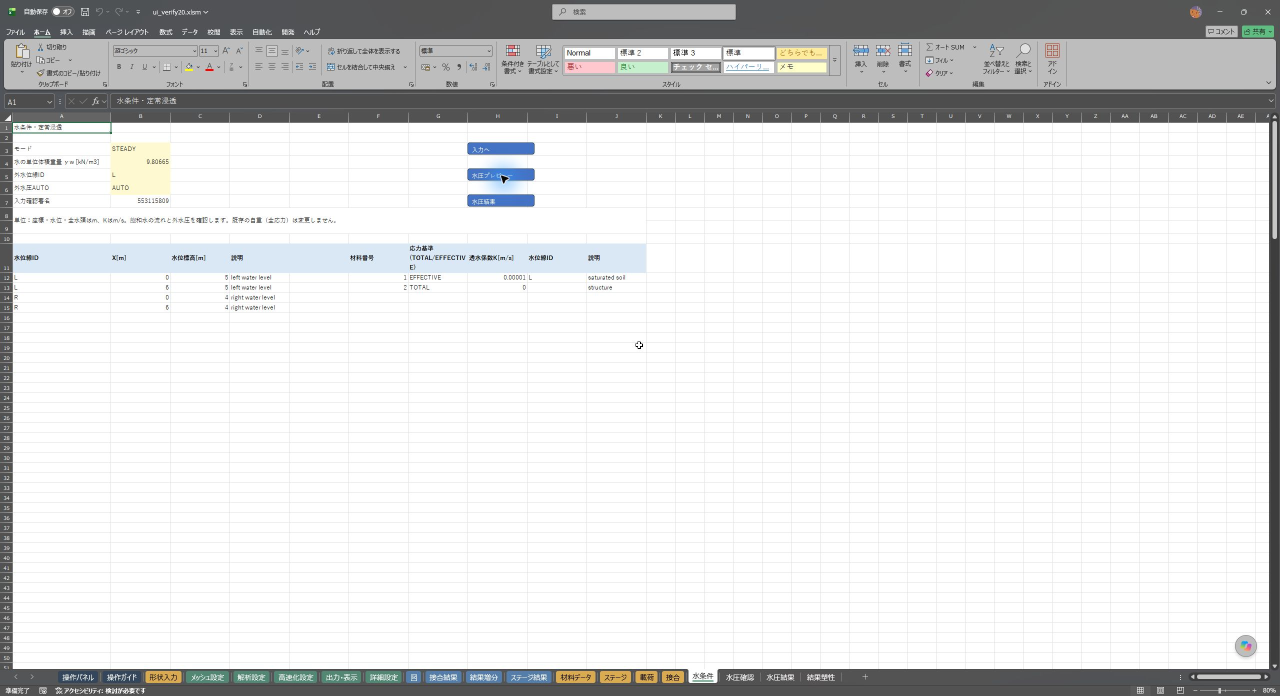
#> input picture docs/groundwater-evidence/20261022/input.png, 2560 x 1392 px (shown at 1/2 size); its folder holds 4 pictures in this run
$ python build_figures.py
#> lines starting #> are read from the running program, lines starting #| are printed output that depends on the picture
"""Regenerate groundwater manual figures from accepted Excel exports and screenshots."""
from pathlib import Path
import json, argparse
import numpy as np
import matplotlib
matplotlib.use('Agg')
import matplotlib.pyplot as plt
from matplotlib.patches import Polygon, Rectangle
from PIL import Image

ROOT = Path(__file__).resolve().parents[4]
ap = argparse.ArgumentParser()
ap.add_argument('--results', type=Path, default=ROOT/'tests/tmp/groundwater/acceptance20')
a = ap.parse_args()
OUT = Path(__file__).resolve().parent
evidence = ROOT/'docs/groundwater-evidence/20261022'
plt.rcParams.update({'font.family':'Noto Sans JP', 'font.size':10, 'axes.unicode_minus':False})
def read(p): return json.loads(p.read_text(encoding='utf-8-sig'))
for name, box in {'input':(0,220,1305,650), 'boundary':(0,220,830,900),
                  'preview':(0,220,1080,1090), 'result':(0,1090,1715,1310)}.items():
    Image.open(evidence/(name+'.png')).crop(box).save(OUT/(name+'.png'))
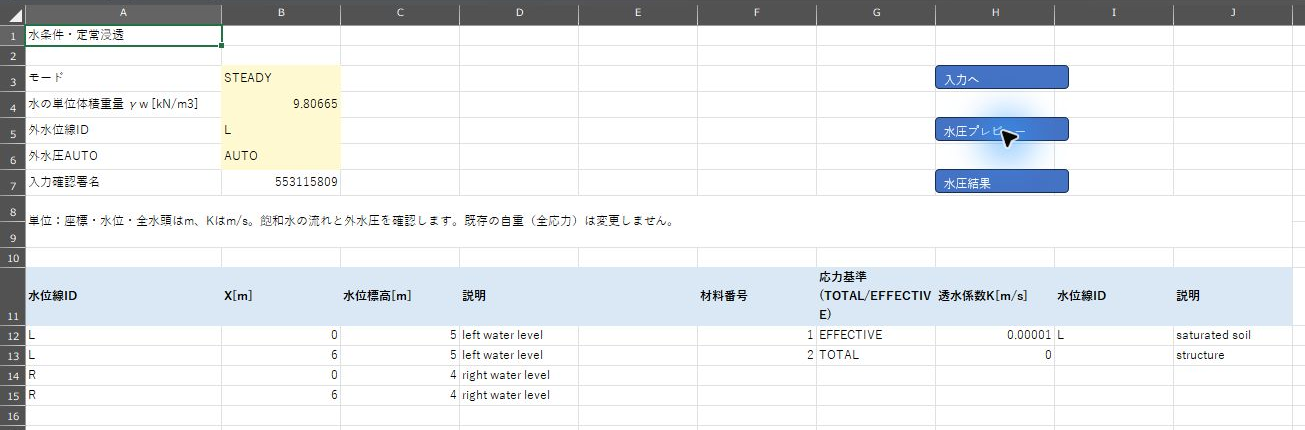
#> saved as input.png: PIL image 1305x430 RGB; mean R, G, B 229.3, 232.1, 234
#> pass 2 of the loop `for name, box in {'input':(0,220,1305,650), 'boundary':(0,220,830,900),`:
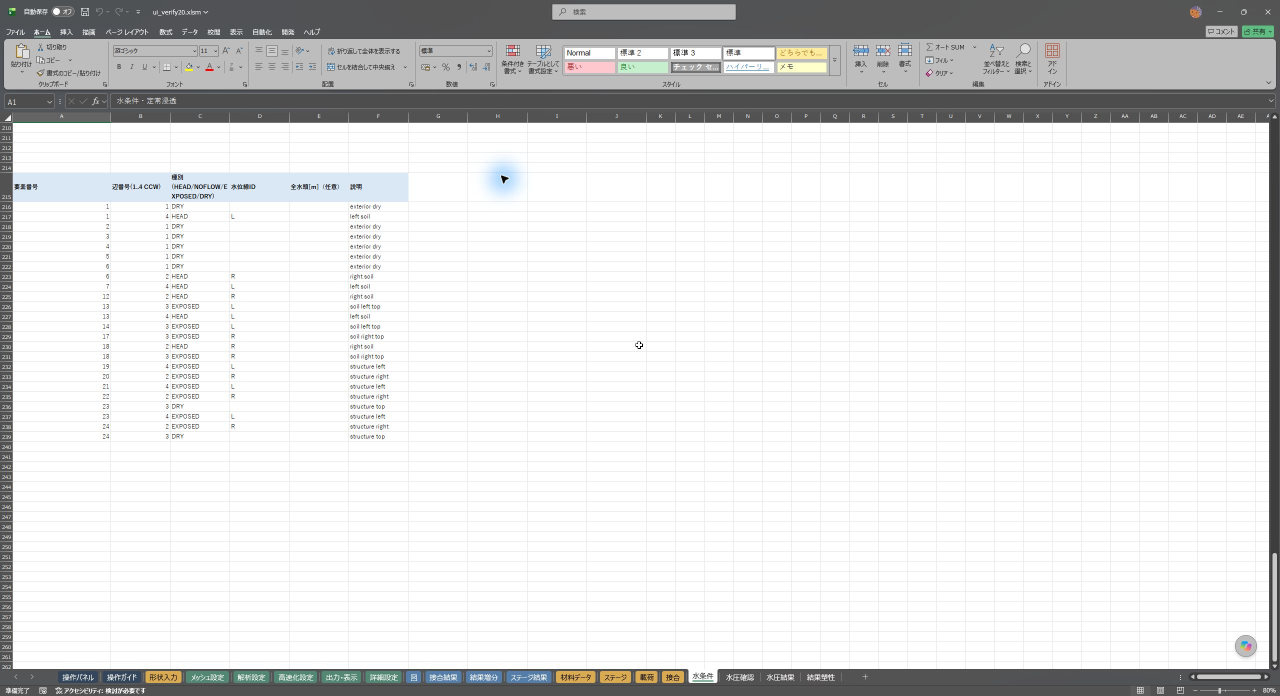
#> input picture docs/groundwater-evidence/20261022/boundary.png, 2560 x 1392 px (shown at 1/2 size)
#> `Image.open(evidence/(name+'.png')).crop(box).save(OUT/(name+'.png'))`:
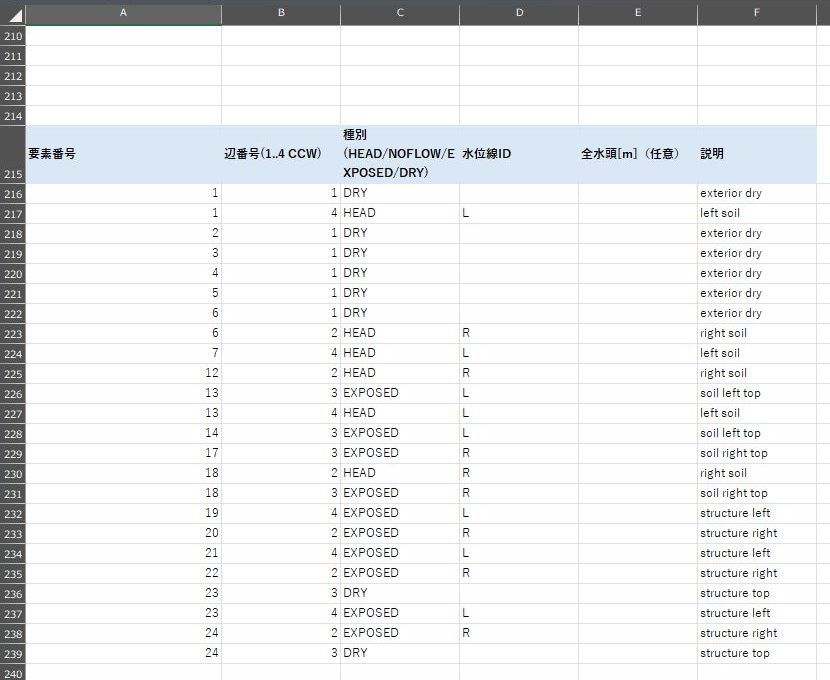
#> saved as boundary.png: PIL image 830x680 RGB; mean R, G, B 235.6, 236.9, 237.7
#> (the run stopped early here; a loop or call above may not have finished)
